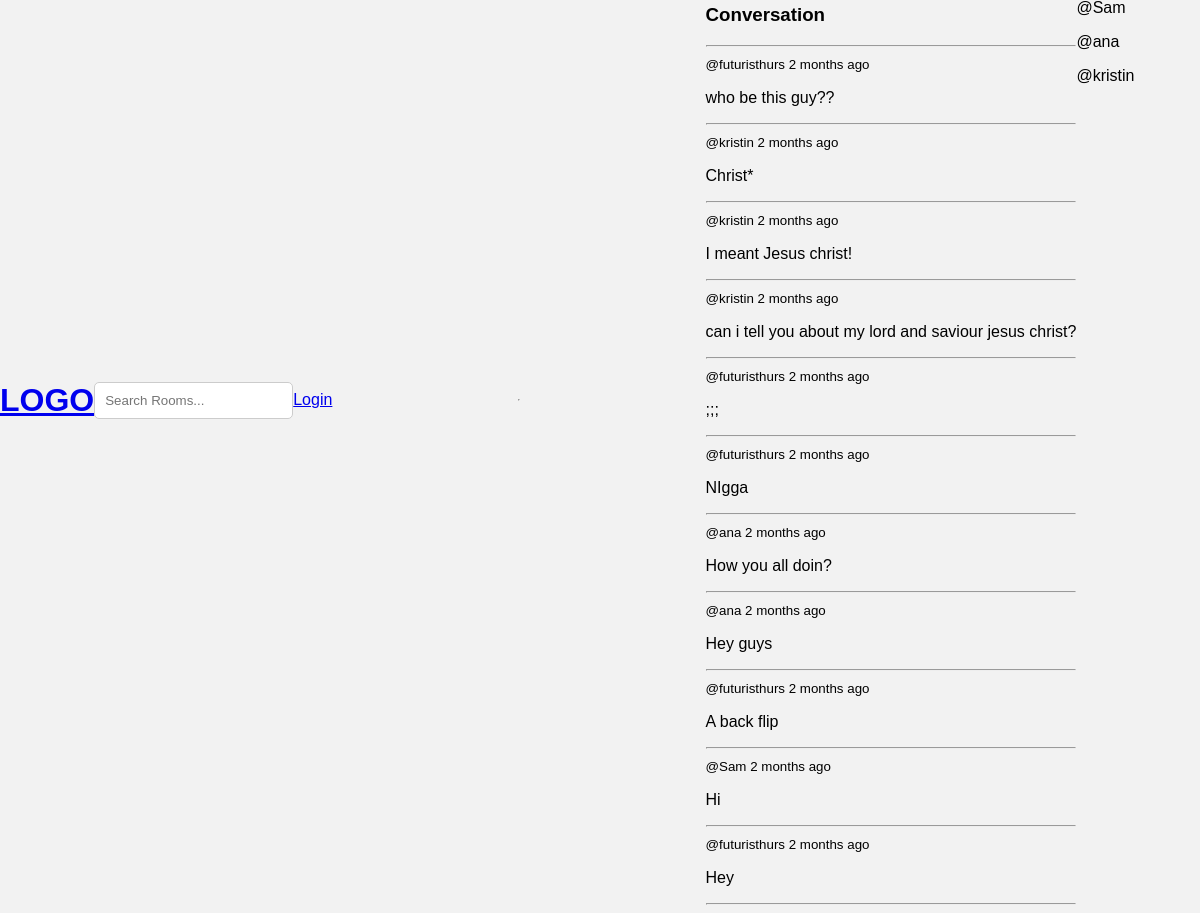
The page /room/1/ on the database its author committed.
### base/models.py (models this page shows, shortened)
class Message(models.Model):
    user = models.ForeignKey(User, on_delete=models.CASCADE)
    room = models.ForeignKey(Room, on_delete=models.CASCADE)
    body = models.TextField()
    updated = models.DateTimeField(auto_now=True)
    created = models.DateTimeField(auto_now_add=True)

### base/views.py (the view, shortened to what this page needs)
# urls.py: path('room/<str:pk>/', views.room, name= "room"),
def room(request, pk):
    room = Room.objects.get(id=pk)
    room_messages = room.message_set.all().order_by('-created')
    participants = room.participants.all()
    context = {'room':room , 'room_messages':room_messages, 'participants':participants}
    return render(request,'base/room.html', context)

### base/templates/base/room.html (shortened to what this page needs)
{% extends 'main.html' %}
{% block content %}
<div class="room-container">
    <div>
        <div class="comment-wrapper">
            <h3>Conversation</h3>
            <hr>
            {% for message in room_messages %}
            <div>
                <small>@{{message.user}} {{message.created|timesince}} ago </small>
                <p> {{message.body}} </p>
                <hr>
            </div>
            {% endfor %}
        </div>
    </div>
    <div>
        {% for user in participants %}
            <div>
                <p>@{{user.username}}</p>
            </div>
        {% endfor %}
    </div>
</div>
{% endblock content %}

### static/styles/main.css (style rules this page uses)
body { font-family: Arial, sans-serif; background-color: #f2f2f2; margin: 0; display: flex; justify-content: center; align-items: center; height: 100vh; }

### base/templates/base/room.html (style rules this page uses)
.room-container { display: grid; grid-template-columns: 3fr 1fr; }

### rows shown on the page
Message: user "futuristhurs", created "2 months", body "who be this guy??"
Message: user "kristin", created "2 months", body "Christ*"
Message: user "kristin", created "2 months", body "I meant Jesus christ!"
Message: user "kristin", created "2 months", body "can i tell you about my lord and saviour jesus christ?"
Message: user "futuristhurs", created "2 months", body ";;;"
Message: user "futuristhurs", created "2 months", body "NIgga"
Message: user "ana", created "2 months", body "How you all doin?"
Message: user "ana", created "2 months", body "Hey guys"
Message: user "futuristhurs", created "2 months", body "A back flip"
Message: user "Sam", created "2 months", body "Hi"
Message: user "futuristhurs", created "2 months", body "Hey"

### other values the page prints
{{ user.username }} "Sam"
{{ user.username }} "ana"
{{ user.username }} "kristin"
